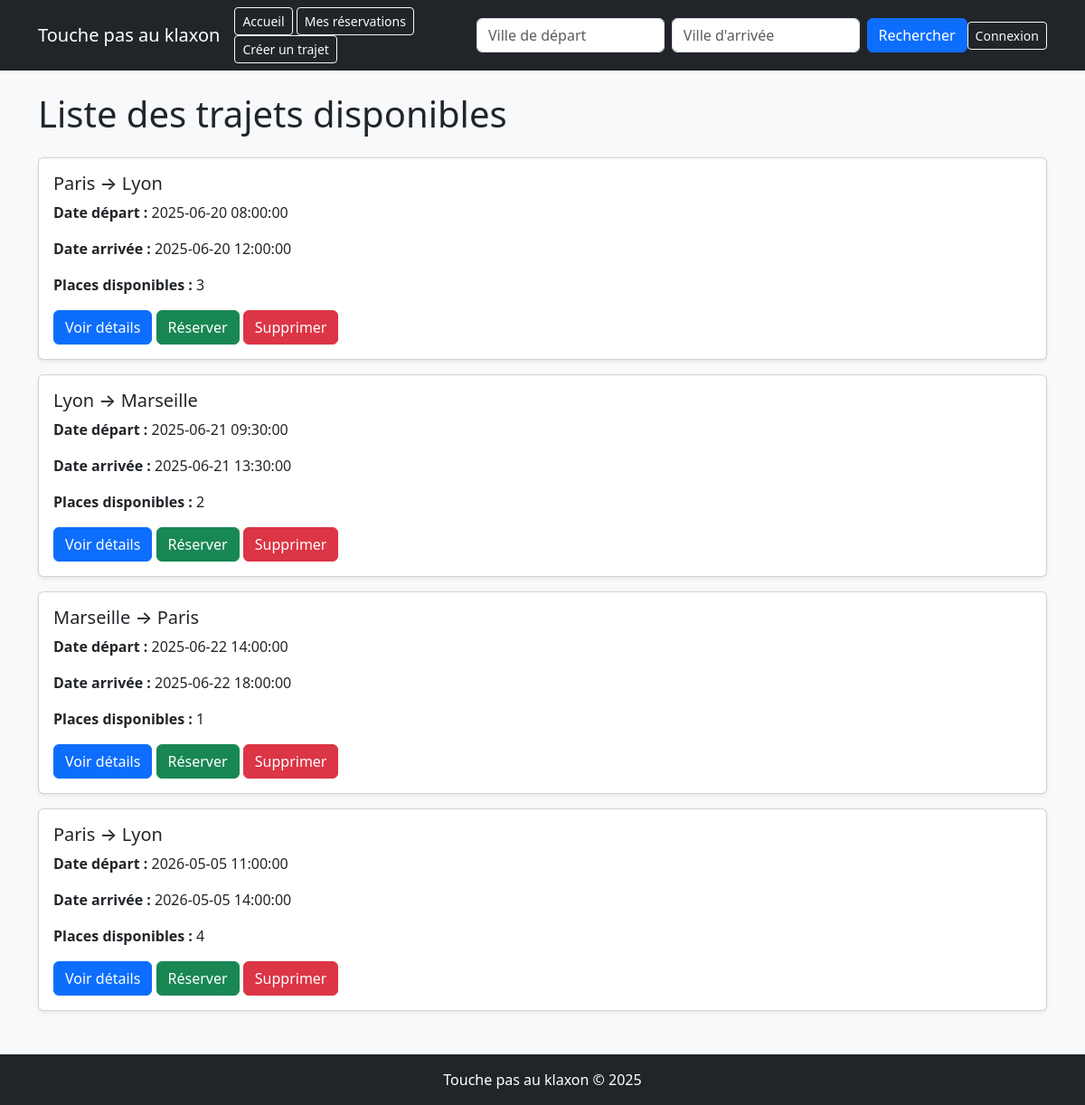
The page / on the database its author committed.
### tables this page shows
CREATE TABLE `trajets` (
  `id` int(11) NOT NULL,
  `depart_agence_id` int(11) NOT NULL,
  `arrivee_agence_id` int(11) NOT NULL,
  `date_depart` datetime NOT NULL,
  `date_arrivee` datetime NOT NULL,
  `places_total` int(11) NOT NULL,
  `places_disponibles` int(11) NOT NULL,
  `user_id` int(11) NOT NULL
);

CREATE TABLE `agences` (
  `id` int(11) NOT NULL,
  `nom` varchar(100) NOT NULL
);

### public/index.php (the view, shortened to what this page needs)
<?php
require_once "../config/database.php";
$sql = "
SELECT
    trajets.*,
    depart.nom AS depart_nom,
    arrivee.nom AS arrivee_nom,
    users.prenom AS conducteur_prenom,
    users.nom AS conducteur_nom,
    users.email,
    users.telephone
FROM trajets
JOIN agences AS depart
ON trajets.depart_agence_id = depart.id
JOIN agences AS arrivee
ON trajets.arrivee_agence_id = arrivee.id
JOIN users
ON trajets.user_id = users.id
WHERE trajets.places_disponibles > 0
";
$params = [];
$sql .= " ORDER BY trajets.date_depart ASC";
$stmt = $pdo->prepare($sql);
$stmt->execute($params);
$trajets = $stmt->fetchAll();
?>
<!DOCTYPE html>
<html lang="fr">
<head>
    <link href="https://cdn.jsdelivr.net/npm/bootstrap@5.3.3/dist/css/bootstrap.min.css" rel="stylesheet">
</head>
<body class="bg-light">
<nav class="navbar navbar-expand-lg navbar-dark bg-dark mb-4">
    <div class="container">
        <a class="navbar-brand" href="index.php">
            Touche pas au klaxon
        </a>
        <div>
            <a href="index.php" class="btn btn-outline-light btn-sm">
                Accueil
            </a>
            <a href="mes_reservations.php" class="btn btn-outline-light btn-sm">
                Mes réservations
            </a>
            <a href="creer_trajet.php" class="btn btn-outline-light btn-sm">
                Créer un trajet
            </a>
        </div>
        <form method="GET" class="d-flex">
            <input
                type="text"
                name="depart"
                class="form-control me-2"
                placeholder="Ville de départ"
                value="<?= $_GET['depart'] ?? '' ?>"
            >
            <input
                type="text"
                name="arrivee"
                class="form-control me-2"
                placeholder="Ville d'arrivée"
                value="<?= $_GET['arrivee'] ?? '' ?>"
            >
            <button type="submit" class="btn btn-primary">
                Rechercher
            </button>
        </form>
        <?php if (isset($_SESSION['user_id'])): ?>
            <span class="text-white me-3">
                Bonjour <?= $_SESSION['user_nom'] ?>
            </span>
            <a href="logout.php" class="btn btn-danger btn-sm">
                Déconnexion
            </a>
        <?php else: ?>
            <a href="login.php" class="btn btn-outline-light btn-sm">
                Connexion
            </a>
        <?php endif; ?>
    </div>
</nav>
<div class="container">
    <h1 class="mb-4">Liste des trajets disponibles</h1>
    <?php if (count($trajets) > 0): ?>
        <?php foreach ($trajets as $trajet): ?>
            <div class="card mb-3 shadow-sm">
                <div class="card-body">
                    <h5 class="card-title">
                        <?= $trajet['depart_nom'] ?> → <?= $trajet['arrivee_nom'] ?>
                    </h5>
                    <p>
                        <strong>Date départ :</strong>
                        <?= $trajet['date_depart'] ?>
                    </p>
                    <p>
                        <strong>Date arrivée :</strong>
                        <?= $trajet['date_arrivee'] ?>
                    </p>
                    <p>
                        <strong>Places disponibles :</strong>
                        <?= $trajet['places_disponibles'] ?>
                    </p>
                    <button
                        class="btn btn-primary"
                        data-bs-toggle="modal"
                        data-bs-target="#modal<?= $trajet['id'] ?>"
                    >
                        Voir détails
                    </button>
                    <a href="reservation.php?id=<?= $trajet['id'] ?>"
   class="btn btn-success">
   Réserver
</a>
                    <a href="supprimer_trajet.php?id=<?= $trajet['id'] ?>"
                       class="btn btn-danger">
                        Supprimer
                    </a>
                </div>
            </div>
        <?php endforeach; ?>
    <?php else: ?>
        <div class="alert alert-warning">
            Aucun trajet disponible.
        </div>
    <?php endif; ?>
</div>
<footer class="bg-dark text-white text-center p-3 mt-5">
    Touche pas au klaxon © 2025
</footer>
</body>
</html>

### rows shown on the page
trajets: agences.nom "Paris", agences.nom "Lyon", date_depart "2025-06-20 08:00:00", date_arrivee "2025-06-20 12:00:00", places_disponibles "3"
trajets: agences.nom "Lyon", agences.nom "Marseille", date_depart "2025-06-21 09:30:00", date_arrivee "2025-06-21 13:30:00", places_disponibles "2"
trajets: agences.nom "Marseille", agences.nom "Paris", date_depart "2025-06-22 14:00:00", date_arrivee "2025-06-22 18:00:00", places_disponibles "1"
trajets: agences.nom "Paris", agences.nom "Lyon", date_depart "2026-05-05 11:00:00", date_arrivee "2026-05-05 14:00:00", places_disponibles "4"
